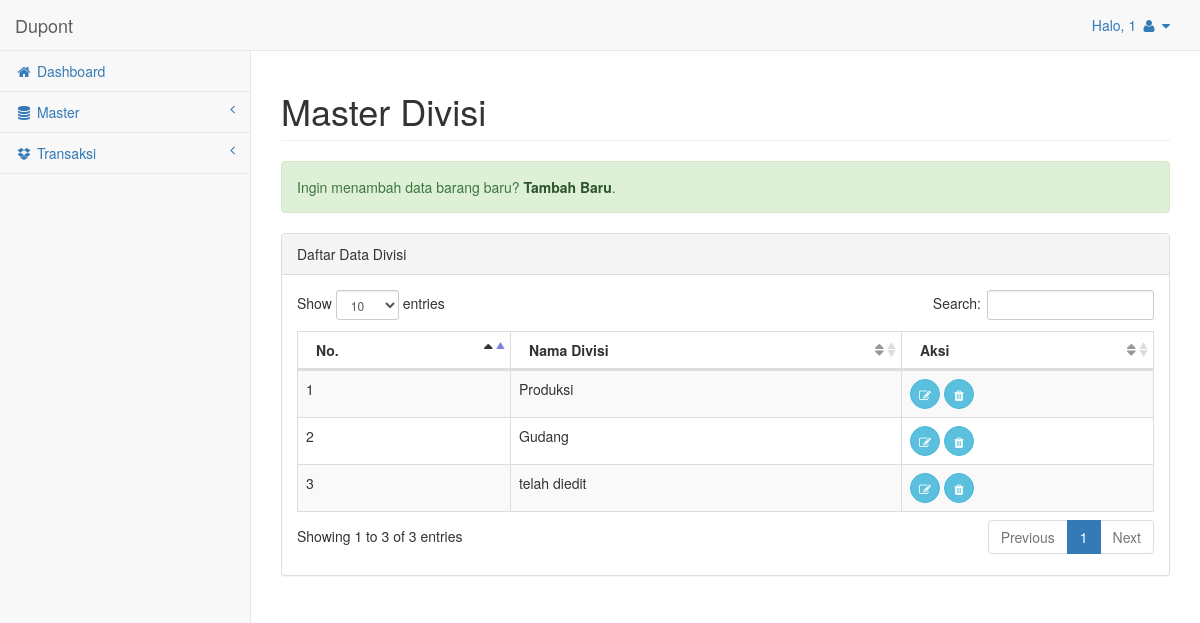
The page /pages/masDivisi.php (signed in) on the database its author committed.
### tables this page shows
CREATE TABLE IF NOT EXISTS `divisi` (
`kd_divisi` int(11) NOT NULL,
  `nm_divisi` varchar(50) NOT NULL
);

### pages/masDivisi.php (the view, shortened to what this page needs)
<?php
include "header.php";
?>
<div id="page-wrapper">
    <div class="row">
        <div class="col-lg-12">
            <h1 class="page-header">Master Divisi</h1>
        </div>
    </div>
    <div class="row">
        <div class="col-lg-12">
			<div class="alert alert-success">
                Ingin menambah data barang baru?
                <a href="frmDivisi.php?kondisi=rekam" class="alert-link">Tambah Baru</a>.
            </div>
            <div class="panel panel-default">
                <div class="panel-heading">
                    Daftar Data Divisi
                </div>
                <div class="panel-body">
                    <div class="dataTable_wrapper">
                        <table class="table table-striped table-bordered table-hover" id="dataTables-example">
                            <thead>
                                <tr>
                                    <th>No.</th>
                                    <th>Nama Divisi</th>
                                    <th>Aksi</th>
                                </tr>
                            </thead>
                            <tbody>
                            <?php
                                $i= 0;
                                $lihatdata= "SELECT * FROM divisi";
                                $sql= mysqli_query($con,$lihatdata);
                                while ($row= mysqli_fetch_array($sql)) {
                                $i++;
                                $id= $row["kd_divisi"];
                                echo "
                                <tr class='odd gradeX'>
                                    <td>".$i."</td>
                                    <td>".$row['nm_divisi']."</td>
                                    <td class='center'>
                                        <a class='btn btn-info btn-circle' href='frmDivisi.php?kondisi=ubah&id=".$row['kd_divisi']."'>
                                            <i class='fa fa-edit'></i>
                                        </a>
                                        <a class='btn btn-info btn-circle' href='delete.php?modul=divisi&id=$id'>
                                            <i class='fa fa-trash'></i>
                                        </a>
                                    </td>
                                </tr>";
                                }
                            ?>
                            </tbody>
                        </table>
                    </div>
                </div>
            </div>
        </div>
    </div>
</div>
<?php include "footer.php"; ?>

### rows shown on the page
divisi: nm_divisi "Produksi"
divisi: nm_divisi "Gudang"
divisi: nm_divisi "telah diedit"

### other values the page prints
$_SESSION['auth_akses'] "1"
